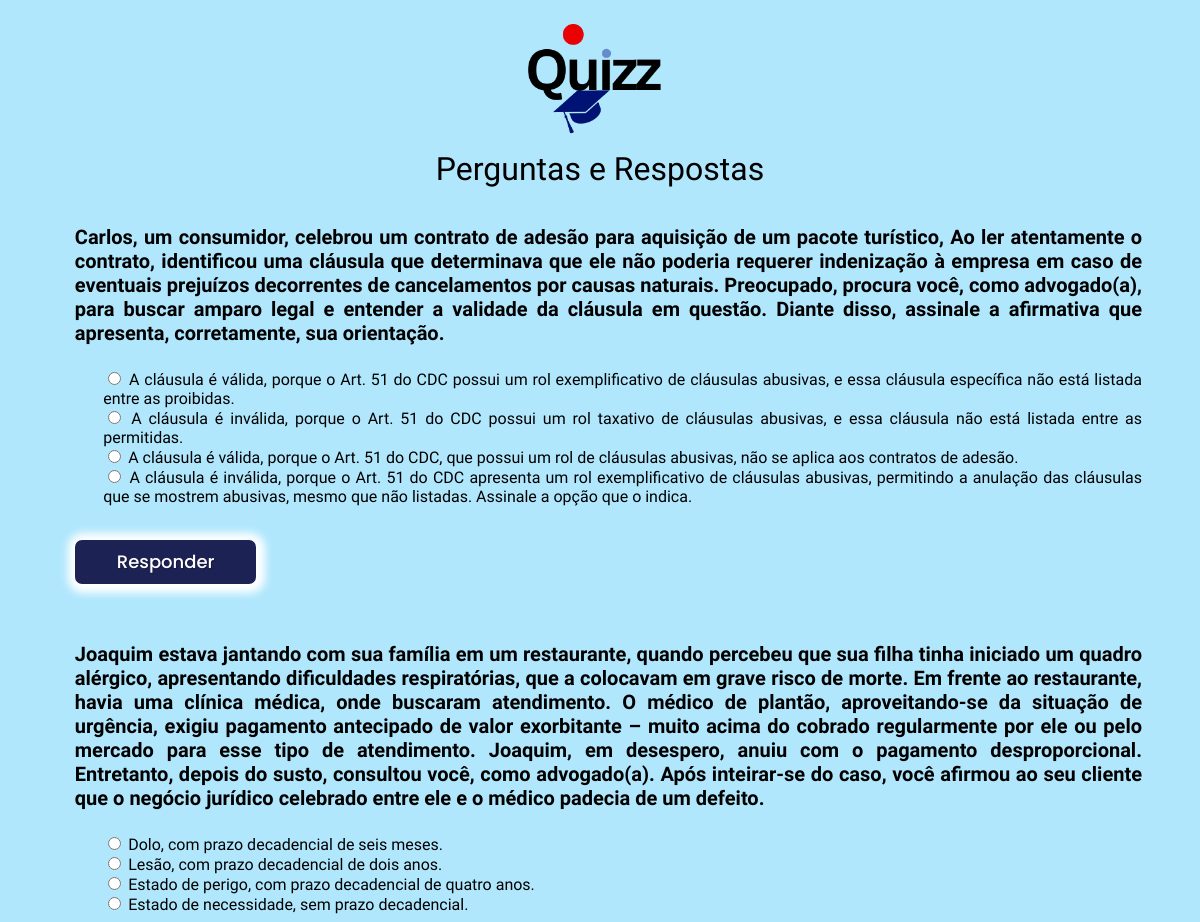
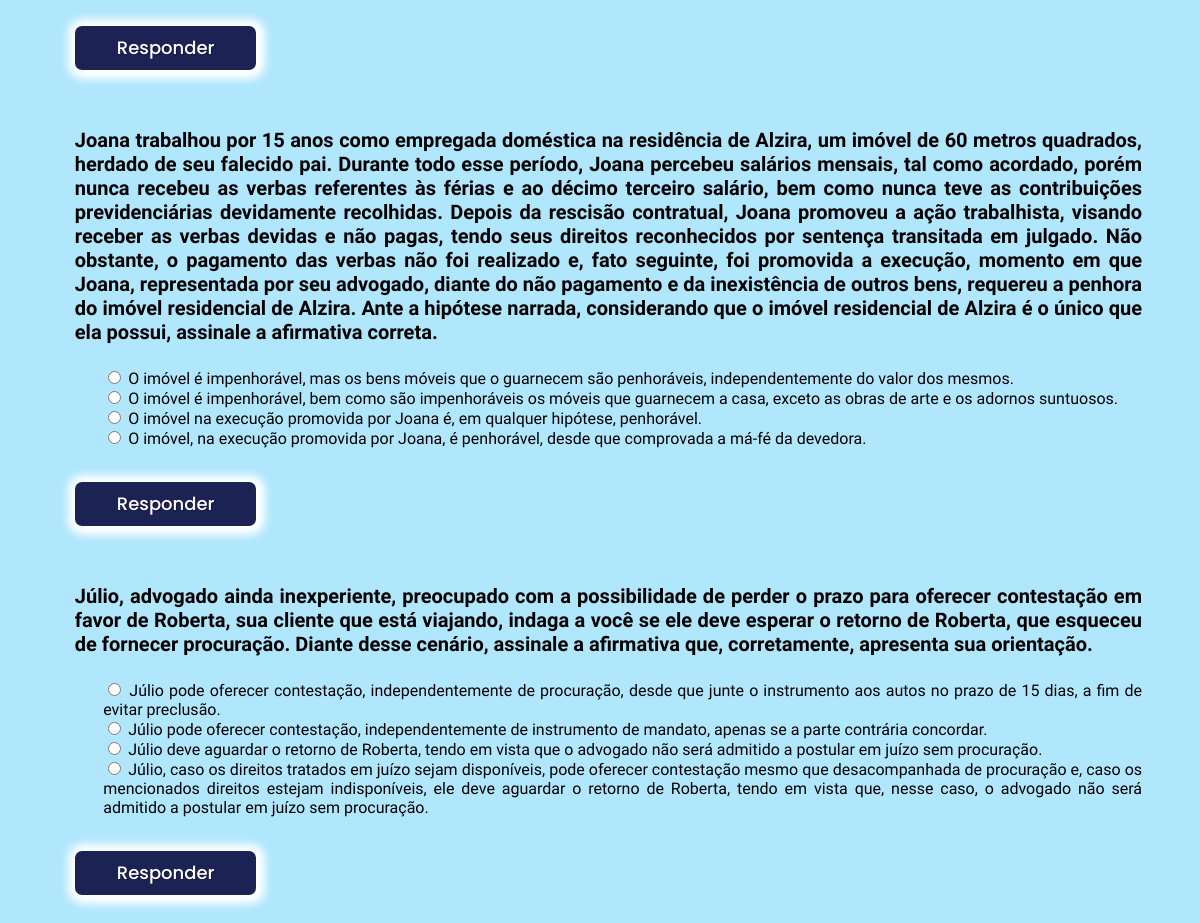
The app's page /api/v1/ with its own data (2 pictures, top to bottom).
### funcionarios/models.py (models this page shows, shortened)
class Pergunta(models.Model):
    texto = models.CharField(max_length=1000, help_text="Texto da pergunta")

class Resposta(models.Model):
    pergunta = models.ForeignKey(Pergunta, on_delete=models.CASCADE, related_name="respostas")
    observacao = models.TextField(help_text="Observação/resposta para a pergunta")
    resposta = models.TextField(help_text="Resposta para a pergunta", null=True, blank=True)

### funcionarios/views.py (the view)
# urls.py: path('', views.listar_perguntas_respostas, name='listar_perguntas_respostas'),
def listar_perguntas_respostas(request):
    perguntas = Pergunta.objects.prefetch_related('respostas').all()
    letras = list(string.ascii_uppercase)  # cria uma lista de letras A, B, C, D, etc.
    return render(request, 'perguntas_respostas.html', {'perguntas': perguntas, 'letras': letras})

### funcionarios/templates/perguntas_respostas.html (shortened to what this page needs)
{% load static %}
<!DOCTYPE html>
<html lang="pt-br">
  <head>
    <link rel="stylesheet" href="{% static 'css/style.css' %}" />
    <link
      rel="stylesheet"
      href="https://cdnjs.cloudflare.com/ajax/libs/font-awesome/6.0.0-beta3/css/all.min.css"
    />
  </head>
  <body>
    <div class="navMenu">
      <img class="logo" src="/static/img/logo.png" alt="logoquiz" />
      <h1 class="perguntas">Perguntas e Respostas</h1>
    </div>
    <ul>
      {% for pergunta in perguntas %}
      <li>
        <div class="Titlle">
          <strong>{{ pergunta.texto }}</strong>
        </div>
        <div class="questions">
          <ul>
            {% for resposta in pergunta.respostas.all %}
            <li>
                <input
                name="grupo-{{ pergunta.id }}"
                id="alternativa-{{ resposta.id }}"
                type="radio"
                data-correta="{{ resposta.correta }}"
                onchange="selecionarAlternativa('alternativa-{{ resposta.id }}')"
              />
              {{ letras.forloop.counter0 }} {{ resposta.observacao }}
            </li>
            {% empty %}
            <li>Sem alternativas disponíveis.</li>
            {% endfor %}
          </ul>
        </div>
        <button class="button" onclick="mostrarRespostas('{{ pergunta.id }}')">
          Responder
        </button>
      </li>
      {% empty %}
      <li>Não há perguntas disponíveis.</li>
      {% endfor %}
    </ul>
  </body>
</html>

### static/css/style.css (style rules this page uses)
body { background-color: #b0e7fd; margin: 0; }
ul { list-style: none; }
.navMenu { display: flex; flex-direction: column; align-items: center; }
.navMenu img { width: 150px; }
.Titlle { font-family: "Poppins", sans-serif; text-align: justify; margin-right: 5%; margin-left: 3%; font-family: "Roboto Condensed", sans-serif; font-size: 20px; }
.perguntas { font-weight: 100; text-align: center; font-family: "Oswald", sans-serif; font-weight: 300; margin-top: 0; }
.logo { width: 450px; text-align: center; }
.button { background-color: #1d2254; border-radius: 7px; border: 2px solid transparent; text-shadow: 1px 1px 1px #00000040; box-shadow: 1px 1px 8px 8px white; padding: 10px 40px; line-height: 20px; cursor: pointer; transition: all 0.3s; color: white; font-size: 18px; font-weight: 500; margin: 1%; margin-left: 3%; font-family: "Poppins", sans-serif; margin-bottom: 5%; }
.questions { margin-right: 3%; text-align: justify; padding: 2%; font-family: "Roboto Condensed", sans-serif; }

### records on screen
Pergunta: texto "Carlos, um consumidor, celebrou um contrato de adesão para aquisição de um pacote turístico, Ao ler atentamente o contrato, identificou uma cláusula que determinava que ele não poderia requerer indenização à empresa em caso de eventuais prejuízos decorrentes de cancelamentos por causas naturais. Preocupado, procura você, como advogado(a), para buscar amparo legal e entender a validade da cláusula em questão. Diante disso, assinale a afirmativa que apresenta, corretamente, sua orientação."
Resposta: observacao "A cláusula é válida, porque o Art. 51 do CDC possui um rol exemplificativo de cláusulas abusivas, e essa cláusula específica não está listada entre as proibidas."
Resposta: observacao "A cláusula é inválida, porque o Art. 51 do CDC possui um rol taxativo de cláusulas abusivas, e essa cláusula não está listada entre as permitidas."
Resposta: observacao "A cláusula é válida, porque o Art. 51 do CDC, que possui um rol de cláusulas abusivas, não se aplica aos contratos de adesão."
Resposta: observacao "A cláusula é inválida, porque o Art. 51 do CDC apresenta um rol exemplificativo de cláusulas abusivas, permitindo a anulação das cláusulas que se mostrem abusivas, mesmo que não listadas. Assinale a opção que o indica."
Pergunta: texto "Joaquim estava jantando com sua família em um restaurante, quando percebeu que sua filha tinha iniciado um quadro alérgico, apresentando dificuldades respiratórias, que a colocavam em grave risco de morte. Em frente ao restaurante, havia uma clínica médica, onde buscaram atendimento. O médico de plantão, aproveitando-se da situação de urgência, exigiu pagamento antecipado de valor exorbitante – muito acima do cobrado regularmente por ele ou pelo mercado para esse tipo de atendimento. Joaquim, em desespero, anuiu com o pagamento desproporcional. Entretanto, depois do susto, consultou você, como advogado(a). Após inteirar-se do caso, você afirmou ao seu cliente que o negócio jurídico…"
Resposta: observacao "Dolo, com prazo decadencial de seis meses."
Resposta: observacao "Lesão, com prazo decadencial de dois anos."
Resposta: observacao "Estado de perigo, com prazo decadencial de quatro anos."
Resposta: observacao "Estado de necessidade, sem prazo decadencial."
Pergunta: texto "Joana trabalhou por 15 anos como empregada doméstica na residência de Alzira, um imóvel de 60 metros quadrados, herdado de seu falecido pai. Durante todo esse período, Joana percebeu salários mensais, tal como acordado, porém nunca recebeu as verbas referentes às férias e ao décimo terceiro salário, bem como nunca teve as contribuições previdenciárias devidamente recolhidas. Depois da rescisão contratual, Joana promoveu a ação trabalhista, visando receber as verbas devidas e não pagas, tendo seus direitos reconhecidos por sentença transitada em julgado. Não obstante, o pagamento das verbas não foi realizado e, fato seguinte, foi promovida a execução, momento em que Joana, representada por…"
Resposta: observacao "O imóvel é impenhorável, mas os bens móveis que o guarnecem são penhoráveis, independentemente do valor dos mesmos."
Resposta: observacao "O imóvel é impenhorável, bem como são impenhoráveis os móveis que guarnecem a casa, exceto as obras de arte e os adornos suntuosos."
Resposta: observacao "O imóvel na execução promovida por Joana é, em qualquer hipótese, penhorável."
Resposta: observacao "O imóvel, na execução promovida por Joana, é penhorável, desde que comprovada a má-fé da devedora."
Pergunta: texto "Júlio, advogado ainda inexperiente, preocupado com a possibilidade de perder o prazo para oferecer contestação em favor de Roberta, sua cliente que está viajando, indaga a você se ele deve esperar o retorno de Roberta, que esqueceu de fornecer procuração. Diante desse cenário, assinale a afirmativa que, corretamente, apresenta sua orientação."
Resposta: observacao "Júlio pode oferecer contestação, independentemente de procuração, desde que junte o instrumento aos autos no prazo de 15 dias, a fim de evitar preclusão."
Resposta: observacao "Júlio pode oferecer contestação, independentemente de instrumento de mandato, apenas se a parte contrária concordar."
Resposta: observacao "Júlio deve aguardar o retorno de Roberta, tendo em vista que o advogado não será admitido a postular em juízo sem procuração."
Resposta: observacao "Júlio, caso os direitos tratados em juízo sejam disponíveis, pode oferecer contestação mesmo que desacompanhada de procuração e, caso os mencionados direitos estejam indisponíveis, ele deve aguardar o retorno de Roberta, tendo em vista que, nesse caso, o advogado não será admitido a postular em juízo sem procuração."
